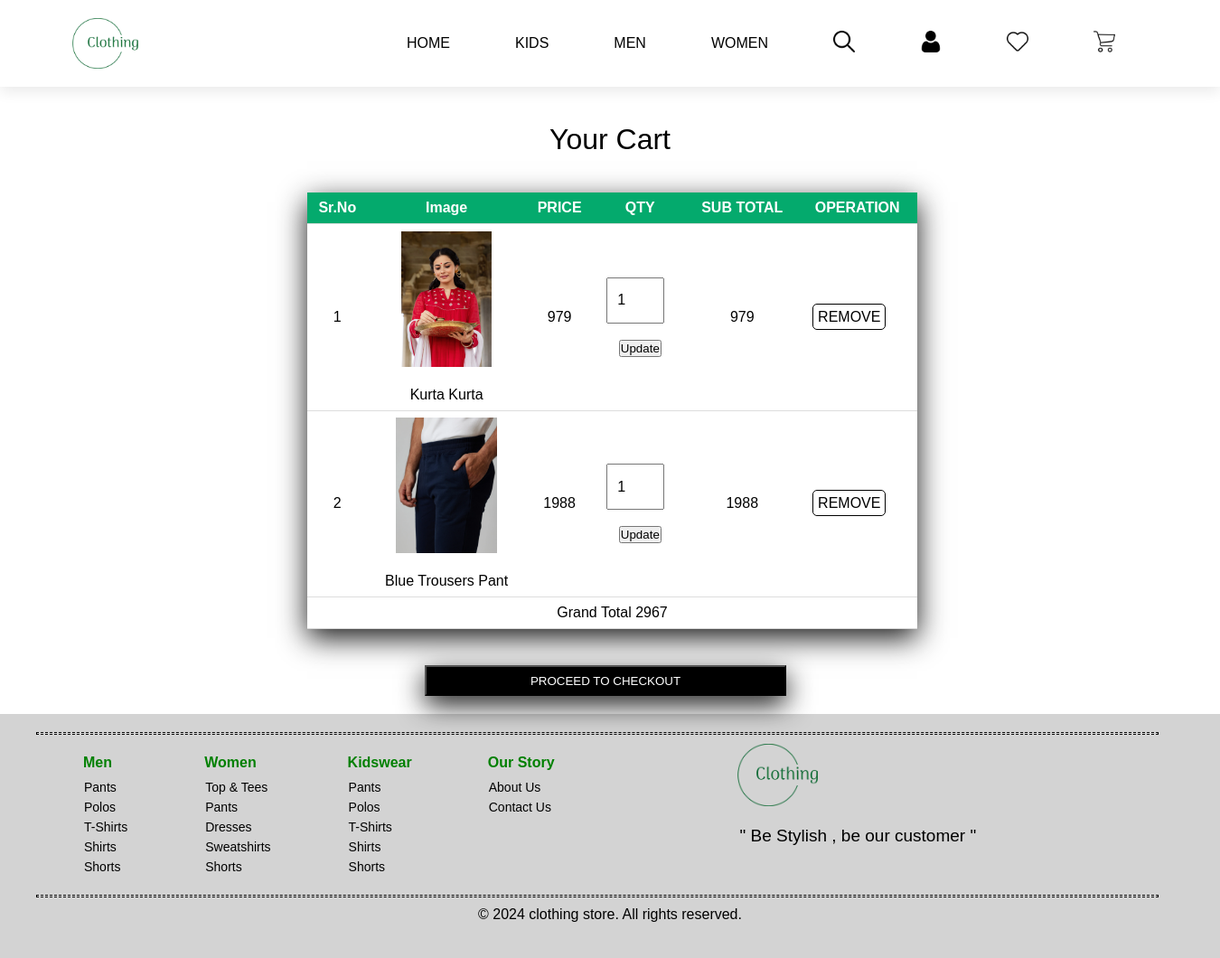
Page /cart.php (signed in) on the committed database.
### tables this page shows
CREATE TABLE `category` (
  `cat_id` int(11) NOT NULL,
  `cat_name` varchar(44) NOT NULL,
  `status` tinyint(4) NOT NULL
);

CREATE TABLE `cart` (
  `cart_id` int(11) NOT NULL,
  `user_id` int(11) NOT NULL,
  `pid` int(11) NOT NULL,
  `name` varchar(100) NOT NULL,
  `price` int(11) NOT NULL,
  `quantity` int(11) NOT NULL,
  `image` varchar(100) NOT NULL
);

### cart.php (the view, shortened to what this page needs)
<?php
include('header.php');
?>
<!DOCTYPE html>
<html lang="en">
<head>
</head>
<body>
<p class="main-title">Your Cart</p>
    <?php
    $grand_total=0;
    $select = "select * from cart where user_id=$user_id";
    $query = mysqli_query($con,$select);
     $row = mysqli_num_rows($query);
     if($row>0){
        ?>
        <table>
        <tr>
            <th>Sr.No</th>
            <th>Image</th>
            <th>PRICE</th>
            <th>QTY</th>
            <th>SUB TOTAL</th>
            <th>OPERATION</th>
        </tr>
        <?php
        $i=1;
        while($fetch = mysqli_fetch_assoc($query)){
            ?>
        <tr>
           <td><?php echo $i?></td>
           <td>
            <a href="product.php?pro_id=<?php echo $fetch['pid'];?>">
            <img src="./media/product/<?php echo $fetch['image'];?>" height="150px" class="small-img" alt="">
            </a><br><br>
           <?php echo $fetch['name']; ?></td>
            <td><?php echo $fetch['price']; ?></td>
            <form method="POST">
            <td><input type="number" min="1" value="<?php echo $fetch['quantity']; ?>" name="qty"> <br><br>
        <input type="submit" value="Update" name="update"></td>
        <td><?php echo $subtotal= ($fetch['price'] * $fetch['quantity'])?></td>
        </form>
            <td><a class="view" href="?delete=<?php echo $fetch['cart_id'];?>" onclick="return confirm('Are You Sure You Want To delete from cart');">REMOVE</a> &nbsp; &nbsp;
        </tr>
        <tr>
    <?php
     $grand_total += $subtotal;
         $i++; }
         ?>
         <td colspan="6">Grand Total   <?php echo $grand_total;?></td>
         </tr>
         </table>
         <a href="checkout.php" ><button type="submit" name="submit" <?php echo ($grand_total > 1)?'':'disabled' ?>>PROCEED TO CHECKOUT</button></a>
         <?php
     }else{
        echo '<p class="main-title">Your Cart Is Empty</p>';
     }
    ?>
</body>
</html>
<?php
    include ("footer.php");
    ?>

### header.php (shortened to what this page needs)
<?php
require('./includes/config.php');
if(isset($_SESSION['USER_LOGIN']) &&  $_SESSION['USER_LOGIN']!=''){
    $user_id = $_SESSION['USERID'];
}else{
    header('location:login.php');
    die();
}
$cat_res=mysqli_query($con,"select * from category where status=1 order by cat_name asc");
$cat_arr=array();
while($row=mysqli_fetch_assoc($cat_res)){
    $cat_arr[]=$row;
}
?>
<!DOCTYPE html>
<html lang="en">
<head>
    <link rel="stylesheet" href="style.css">
</head>
<body>
    <header>
        <img src="./images/nav-logo/download-logo.webp" width="90px">
        <ul class="navbar">
            <li><a href="home.php">HOME</a></li>
            <?php
            foreach($cat_arr as $list){
                ?>
                <li>
                    <div class="dropdown">
                      <a href="category.php?cat_id=<?php echo $list['cat_id']?>"><?php echo $list['cat_name']?></a>
                           </div>
                </li>
                <?php
            }
            ?>
            <li>
                <div class="dropdown">
                <a><img src="./images/nav-logo/loupe.png"></a>
                </div>
            </li>
            <li>
                <div class="dropdown">
                <a><img src="./images/nav-logo/user.png"></a>
                </div>
            </li>
            <li><a href="wishlist.php"><img src="./images/nav-logo/favourite.png"></a></li>
            <li><a href="cart.php"><img src="./images/nav-logo/shopping-cart.png"></a></li>
        </ul>
    </header>

### style.css (style rules this page uses)
* { margin: 0; padding: 0; }
body { width: 100%; }
header { display: flex; align-items: center; justify-content: space-between; padding: 20px 80px; overflow: hidden; background-color:white; box-shadow: 0 5px 15px rgba(0,0,0, 0.09); top: 0; left: 0; z-index:2; }
.navbar img { width: 24px; cursor: pointer; }
.navbar { display: flex; align-items: center; justify-content: space-between; }
.navbar li { list-style-type: none; padding: 0px 36px; }
.navbar li a { text-decoration: none; font-size: 16px; font-family: 'Gill Sans', 'Gill Sans MT', Calibri, 'Trebuchet MS', sans-serif; font-weight: 400; color:black; transition: 0.3s ease; cursor: pointer; }
.dropdown { cursor: pointer; }
.main-title { text-align: center; font-size: 32px; font-family: 'Gill Sans', 'Gill Sans MT', Calibri, 'Trebuchet MS', sans-serif; padding: 10px; margin:30px 80px; }

### cart.php (style rules this page uses)
table { font-family: 'Gill Sans', 'Gill Sans MT', Calibri, 'Trebuchet MS', sans-serif; border-collapse:collapse; width:50%; margin:20px 340px; box-shadow: 0 10px 30px rgba(0,0,0, 0.9); }
table th,td { padding: 8px; text-align:center; border-bottom:1px solid #ddd; }
table tr:nth-child(even) { background-color:white; }
th { background-color:#04AA6D; color:white; }
.view { border:1px solid black; background-color:white; padding:5px; border-radius:5px; font-family: 'Gill Sans', 'Gill Sans MT', Calibri, 'Trebuchet MS', sans-serif; font-size:16px; text-decoration:none; color:black; }
button[type="submit"] { background-color: black; color: white; cursor: pointer; text-align: center; width: 400px; height: 34px; margin: 20px 470px; box-shadow: 0 10px 30px rgba(0,0,0, 0.9); }
input[type="number"] { width: 50px; height: 47px; padding-left: 10px; font-size: 16px; margin-right: 10px; }

### rows in the picture
category: cat_name "KIDS"
category: cat_name "MEN"
category: cat_name "WOMEN"
cart: image (picture), name "Kurta Kurta", price "979", qty "1", $subtotal=($fetch['price']*$fetch['quantity']) "979"
cart: image (picture), name "Blue Trousers Pant", price "1988", qty "1", $subtotal=($fetch['price']*$fetch['quantity']) "1988"

### other values in the picture
$grand_total "2967"
